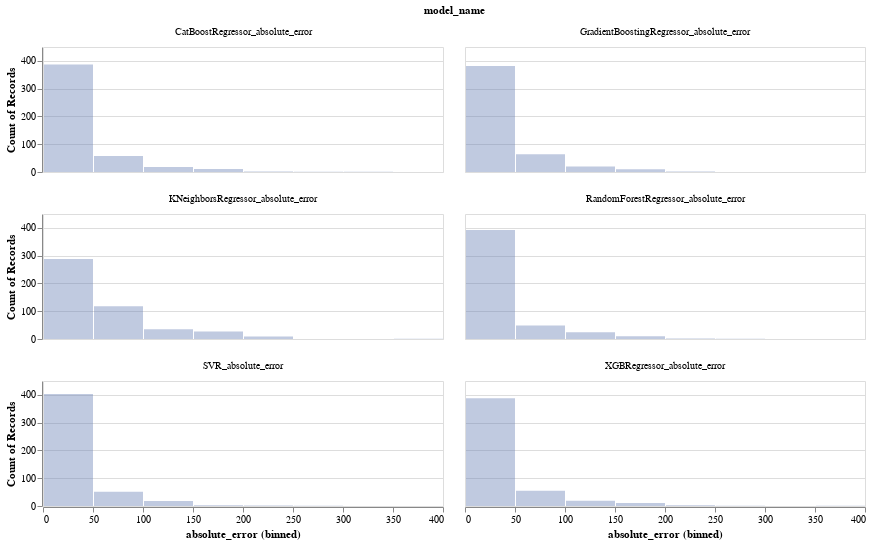

Notebook code for this chart:
### Markdown cell above
### Analyzing the pattern of errors made in the regressors RandomForest and SVR

### Code cell
chart_error_distribution(error_df)

### Figure 1 — Vega-Lite specification as saved in the notebook (floating-point values rounded to 4 significant figures; data arrays with more than 128 entries replaced by an {"elided": "..."} marker saying what was removed)
{"config": {"view": {"continuousWidth": 400, "continuousHeight": 300}}, "data": {"name": "data-307b5ef84dfb45d97e119bf82a09187b"}, "facet": {"field": "model_name", "type": "nominal"}, "spec": {"mark": {"type": "bar", "color": "#637CB1", "opacity": 0.4}, "encoding": {"tooltip": [{"aggregate": "count", "type": "quantitative"}], "x": {"bin": true, "field": "absolute_error", "type": "quantitative"}, "y": {"aggregate": "count", "type": "quantitative"}}, "height": 125, "title": "Error distribution by model", "width": 400}, "columns": 2, "$schema": "https://vega.github.io/schema/vega-lite/v4.17.0.json", "datasets": {"data-307b5ef84dfb45d97e119bf82a09187b": {"elided": "2868 records"}}}
